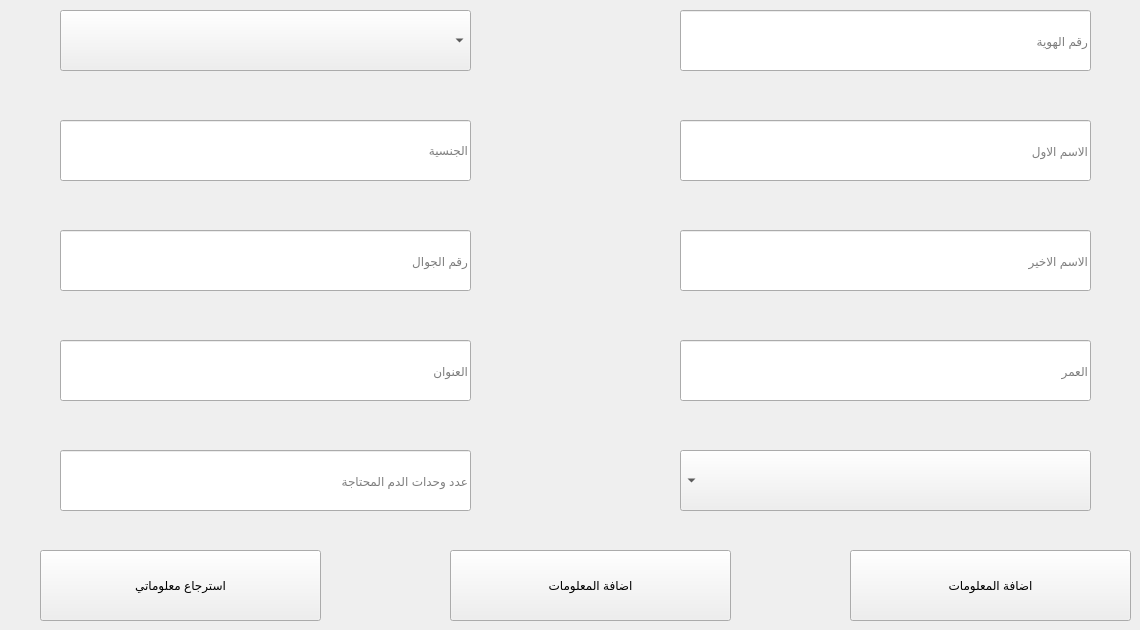
    <widget class="QWidget" name="tab">
     <attribute name="title">
      <string>بيانات المحتاج</string>
     </attribute>
     <widget class="QComboBox" name="comboBox_3">
      <property name="geometry">
       <rect>
        <x>680</x>
        <y>450</y>
        <width>411</width>
        <height>61</height>
       </rect>
      </property>
      <property name="layoutDirection">
       <enum>Qt::RightToLeft</enum>
      </property>
      <property name="placeholderText">
       <string>الجنس</string>
      </property>
      <item>
       <property name="text">
        <string>ذكر </string>
       </property>
      </item>
      <item>
       <property name="text">
        <string>انثى</string>
       </property>
      </item>
     </widget>
     <widget class="QLineEdit" name="lineEdit_15">
      <property name="geometry">
       <rect>
        <x>60</x>
        <y>340</y>
        <width>411</width>
        <height>61</height>
       </rect>
      </property>
      <property name="placeholderText">
       <string>العنوان</string>
      </property>
     </widget>
     <widget class="QLineEdit" name="lineEdit_16">
      <property name="geometry">
       <rect>
        <x>60</x>
        <y>450</y>
        <width>411</width>
        <height>61</height>
       </rect>
      </property>
      <property name="placeholderText">
       <string>عدد وحدات الدم المحتاجة</string>
      </property>
     </widget>
     <widget class="QPushButton" name="pushButton_4">
      <property name="geometry">
       <rect>
        <x>450</x>
        <y>550</y>
        <width>281</width>
        <height>71</height>
       </rect>
      </property>
      <property name="cursor">
       <cursorShape>PointingHandCursor</cursorShape>
      </property>
      <property name="text">
       <string>اضافة المعلومات</string>
      </property>
     </widget>
     <widget class="QLineEdit" name="lineEdit_13">
      <property name="geometry">
       <rect>
        <x>60</x>
        <y>120</y>
        <width>411</width>
        <height>61</height>
       </rect>
      </property>
      <property name="placeholderText">
       <string>الجنسية</string>
      </property>
     </widget>
     <widget class="QLineEdit" name="lineEdit_12">
      <property name="geometry">
       <rect>
        <x>680</x>
        <y>340</y>
        <width>411</width>
        <height>61</height>
       </rect>
      </property>
      <property name="placeholderText">
       <string>العمر</string>
      </property>
     </widget>
     <widget class="QLineEdit" name="lineEdit_10">
      <property name="geometry">
       <rect>
        <x>680</x>
        <y>120</y>
        <width>411</width>
        <height>61</height>
       </rect>
      </property>
      <property name="placeholderText">
       <string>الاسم الاول</string>
      </property>
     </widget>
     <widget class="QComboBox" name="comboBox_4">
      <property name="geometry">
       <rect>
        <x>60</x>
        <y>10</y>
        <width>411</width>
        <height>61</height>
       </rect>
      </property>
      <property name="placeholderText">
       <string>فصيلة الدم</string>
      </property>
      <item>
       <property name="text">
        <string>A+</string>
       </property>
      </item>
      <item>
       <property name="text">
        <string>A-</string>
       </property>
      </item>
      <item>
       <property name="text">
        <string>B+</string>
       </property>
      </item>
      <item>
       <property name="text">
        <string>B-</string>
       </property>
      </item>
      <item>
       <property name="text">
        <string>O+</string>
       </property>
      </item>
      <item>
       <property name="text">
        <string>O-</string>
       </property>
      </item>
      <item>
       <property name="text">
        <string>AB+</string>
       </property>
      </item>
      <item>
       <property name="text">
        <string>AB-</string>
       </property>
      </item>
     </widget>
     <widget class="QLineEdit" name="lineEdit_11">
      <property name="geometry">
       <rect>
        <x>680</x>
        <y>230</y>
        <width>411</width>
        <height>61</height>
       </rect>
      </property>
      <property name="placeholderText">
       <string>الاسم الاخير</string>
      </property>
     </widget>
     <widget class="QPushButton" name="pushButton_3">
      <property name="geometry">
       <rect>
        <x>850</x>
        <y>550</y>
        <width>281</width>
        <height>71</height>
       </rect>
      </property>
      <property name="cursor">
       <cursorShape>PointingHandCursor</cursorShape>
      </property>
      <property name="text">
       <string>اضافة المعلومات</string>
      </property>
     </widget>
     <widget class="QLineEdit" name="lineEdit_9">
      <property name="geometry">
       <rect>
        <x>680</x>
        <y>10</y>
        <width>411</width>
        <height>61</height>
       </rect>
      </property>
      <property name="placeholderText">
       <string>رقم الهوية</string>
      </property>
     </widget>
     <widget class="QLineEdit" name="lineEdit_14">
      <property name="geometry">
       <rect>
        <x>60</x>
        <y>230</y>
        <width>411</width>
        <height>61</height>
       </rect>
      </property>
      <property name="placeholderText">
       <string>رقم الجوال</string>
      </property>
     </widget>
     <widget class="QPushButton" name="pushButton_5">
      <property name="geometry">
       <rect>
        <x>40</x>
        <y>550</y>
        <width>281</width>
        <height>71</height>
       </rect>
      </property>
      <property name="cursor">
       <cursorShape>PointingHandCursor</cursorShape>
      </property>
      <property name="text">
       <string>استرجاع معلوماتي</string>
      </property>
     </widget>
    </widget>
